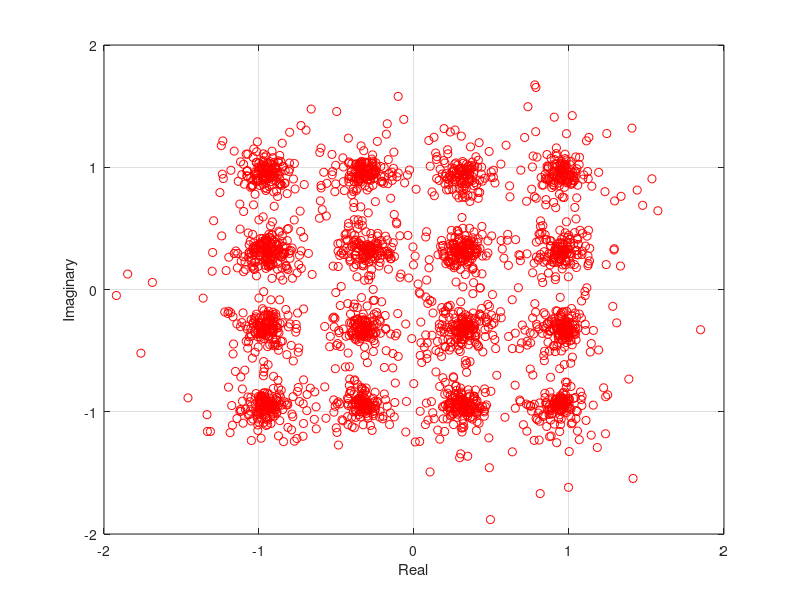

Source code (MATLAB):
clear variables;
clc;

%% Test Setting
SNR_dB =10;
SNR_linear = 10^(SNR_dB/10); %Signal Power
nSymbol = 10000; %비트 데이터 개수
M = 16; % QAM 종류


norm = true ; %정규화 여부
fading = true; % 페이딩 채널 여부 
Repeat_time = 1; % FEC를 위한 반복 횟수, FEC를 하지 않을 거면 1로 설정, 할 거면 다른 숫자 입력
method = 2;


%% Preparation(DATA)

bit_data = randi([0, 1], 1, nSymbol );
%bitstream = [0, 1, 0, 0, 1, 1, 1, 0]

%% FEC
FEC_bit_data = repmat(bit_data, 1, Repeat_time);
data = zeros(1, nSymbol/log2(M)*Repeat_time);

%% setData
if M==16
    for i = 1:nSymbol/log2(M)*Repeat_time
        four_bit = [FEC_bit_data(log2(M)*i-3) FEC_bit_data(log2(M)*i-2) FEC_bit_data(log2(M)*i-1) FEC_bit_data(log2(M)*i)];
        if four_bit == [0 0 0 0] % 0
            data(i) = 0;
        elseif four_bit == [0 0 0 1] % 1
            data(i) = 1;
        elseif four_bit == [0 0 1 1] % 2
            data(i) = 2;
        elseif four_bit == [0 0 1 0] % 3
            data(i) = 3;
        elseif four_bit == [0 1 1 0] % 4
            data(i) = 4;
        elseif four_bit == [0 1 1 1] % 5
            data(i) = 5;
        elseif four_bit == [0 1 0 1] % 6
            data(i) = 6;
        elseif four_bit == [0 1 0 0] % 7
            data(i) = 7;
        elseif four_bit == [1 1 0 0] % 8
            data(i) = 8;
        elseif four_bit == [1 1 0 1] % 9
            data(i) = 9;
        elseif four_bit == [1 1 1 1] % 10
            data(i) = 10;
        elseif four_bit == [1 1 1 0] % 11
            data(i) = 11;
        elseif four_bit == [1 0 1 0] % 12
            data(i) = 12;
        elseif four_bit == [1 0 1 1] % 13
            data(i) = 13;
        elseif four_bit == [1 0 0 1] % 14
            data(i) = 14;
        elseif four_bit == [1 0 0 0] % 15
            data(i) = 15;
        end
    end
end


%% Transmitter - Modulation (QAM)
modulated_symbol = zeros(1, length(data));

if M==16
    modulated_symbol(data == 0) = (-3-3j);
    modulated_symbol(data == 1) = (-3-1j);
    modulated_symbol(data == 2) = (-3+1j);
    modulated_symbol(data == 3) = (-3+3j);
    modulated_symbol(data == 4) = (-1+3j);
    modulated_symbol(data == 5) = (-1+1j);
    modulated_symbol(data == 6) = (-1-1j);
    modulated_symbol(data == 7) = (-1-3j);
    modulated_symbol(data == 8) = (+1-3j);
    modulated_symbol(data == 9) = (1-1j);
    modulated_symbol(data == 10) = (1+1j);
    modulated_symbol(data == 11) = (1+3j);
    modulated_symbol(data == 12) = (3+3j);
    modulated_symbol(data == 13) = (3+1j);
    modulated_symbol(data == 14) = (3-1j);
    modulated_symbol(data == 15) = (3-3j);

    if norm == true
        modulated_symbol = modulated_symbol/sqrt(10);
    end

else
end



%% plot modulated_symbol
figure(11);
plot(real(modulated_symbol), imag(modulated_symbol), "b*");
% xlim([-5, 5]); ylim([-5, 5]);
xlabel("Real");
ylabel("Imaginary");
grid on;



%% Transmission System
%r(n) = h(n) * y(n) + z(n)
transmit_power = SNR_linear; % 출력세기 (y(n))
transmission_symbol = sqrt(transmit_power)*modulated_symbol;
noise_power = 1/sqrt(10);
noise = (randn(1, nSymbol/log2(M)*Repeat_time) +1j*randn(1, nSymbol/log2(M)*Repeat_time) ) .* noise_power;

%fading = true 일 경우에는 fading channel 을 지나는 것이고, 
% fading = false 일 경우 AWGN 채널을 지나는 것으로 설정


if fading == true
    h = (randn(1, length(modulated_symbol)) + 1j * randn(1, length(modulated_symbol))); % 무선 채널의 개수(h(n))
    transmission_symbol = transmission_symbol.*h;
end

%% Equalizer
before_equlizer = transmission_symbol+noise;


if fading == true
    received_symbol = before_equlizer./h;
else
    received_symbol = before_equlizer;
end


figure(11);
hold on;
xlim([-2, 2]);
ylim([-2, 2]);
plot(real(received_symbol)/sqrt(10), imag(received_symbol)/sqrt(10), "ro");

%% method 1

recovered_data = zeros(1, nSymbol/log2(M)*Repeat_time);
if method == 1
    if M==16
        for i = 1:length(received_symbol)
            x = real(received_symbol(i))/sqrt(10);
            y = imag(received_symbol(i))/sqrt(10);
    
            if x <-2/sqrt(10) &&  x > -4/sqrt(10)
                if y>-4/sqrt(10) && y<-2/sqrt(10)
                    recovered_data(i) = 0;
                elseif y>-2/sqrt(10) && y<0
                    recovered_data(i) = 1;
                elseif y>0 && y<2/sqrt(10)
                    recovered_data(i) = 2;
                elseif y>2/sqrt(10) && y<4/sqrt(10)
                    recovered_data(i) = 3;
                end
            elseif x<0 && x >-2/sqrt(10)
                if y>-4/sqrt(10) && y<-2/sqrt(10)
                    recovered_data(i) = 7;
                elseif y>-2/sqrt(10) && y<0
                    recovered_data(i) = 6;
                elseif y>0 && y<2/sqrt(10)
                    recovered_data(i) = 5;
                elseif y>2/sqrt(10) && y<4/sqrt(10)
                    recovered_data(i) = 4;
                end
            elseif x>0 && x<2/sqrt(10)
                if y>-4/sqrt(10) && y<-2/sqrt(10)
                    recovered_data(i) = 8;
                elseif y>-2/sqrt(10) && y<0
                    recovered_data(i) = 9;
                elseif y>0 && y<2/sqrt(10)
                    recovered_data(i) = 10;
                elseif y>2/sqrt(10) && y<4/sqrt(10)
                    recovered_data(i) = 11;
                end
            elseif x>2/sqrt(10) &&  x<4/sqrt(10)
                if y>-4/sqrt(10) && y<-2/sqrt(10)
                    recovered_data(i) = 15;
                elseif y>-2/sqrt(10) && y<0
                    recovered_data(i) = 14;
                elseif y>0 && y<2/sqrt(10)
                    recovered_data(i) = 13;
                elseif y>2/sqrt(10) && y<4/sqrt(10)
                    recovered_data(i) = 12;
                end
            end
        end
    end

% method 2
elseif method ==2
    a = -3/sqrt(10);
    b = -1/sqrt(10);
    c = 1/sqrt(10);
    d = 3/sqrt(10);
    pos = [a+a*1j, a+b*1j, a+c*1j, a+d*1j, b+d*1j, b+c*1j, b+b*1j, b+a*1j, c+a*1j, c+b*1j, c+c*1j, c+d*1j, d+d*1j, d+c*1j, d+b*1j, d+a*1j];



    for i = 1:length(received_symbol)
        min_distance = 99999999;
        min_index = -1;
        tmp = received_symbol(i)./sqrt(10);
        for j = 1:length(pos)
%             x = real(pos(j));
%             y = imag(pos(j));
%             w = real(tmp);
%             z = imag(tmp);
%             distance = sqrt((x-w)^2 + (y-z)^2);
              distance = abs(pos(j) - tmp);

            if distance < min_distance
                min_distance = distance;
                min_index = j;
            end

        end

        recovered_data(i) = min_index-1;
    end




end





%% set Bit Data
 recovered_bit_data = zeros(1, nSymbol*Repeat_time);
if M==16
    for i = 1:length(recovered_data)
        data_value = recovered_data(i);
        % recovered_data(i) 값에 따라서 recovered_bit_data 배열에 적절한 값 할당
        switch data_value
            case 0
                recovered_bit_data(4*i - 3) = 0;
                recovered_bit_data(4*i - 2) = 0;
                recovered_bit_data(4*i - 1) = 0;
                recovered_bit_data(4*i) = 0;
            case 1
                recovered_bit_data(4*i - 3) = 0;
                recovered_bit_data(4*i - 2) = 0;
                recovered_bit_data(4*i - 1) = 0;
                recovered_bit_data(4*i) = 1;
            case 2
                recovered_bit_data(4*i - 3) = 0;
                recovered_bit_data(4*i - 2) = 0;
                recovered_bit_data(4*i - 1) = 1;
                recovered_bit_data(4*i) = 1;
            case 3
                recovered_bit_data(4*i - 3) = 0;
                recovered_bit_data(4*i - 2) = 0;
                recovered_bit_data(4*i - 1) = 1;
                recovered_bit_data(4*i) = 0;
            case 4
                recovered_bit_data(4*i - 3) = 0;
                recovered_bit_data(4*i - 2) = 1;
                recovered_bit_data(4*i - 1) = 1;
                recovered_bit_data(4*i) = 0;
            case 5
                recovered_bit_data(4*i - 3) = 0;
                recovered_bit_data(4*i - 2) = 1;
                recovered_bit_data(4*i - 1) = 1;
                recovered_bit_data(4*i) = 1;
            case 6
                recovered_bit_data(4*i - 3) = 0;
                recovered_bit_data(4*i - 2) = 1;
                recovered_bit_data(4*i - 1) = 0;
                recovered_bit_data(4*i) = 1;

            case 7
                recovered_bit_data(4*i - 3) = 0;
                recovered_bit_data(4*i - 2) = 1;
                recovered_bit_data(4*i - 1) = 0;
                recovered_bit_data(4*i) = 0;
            case 8
                recovered_bit_data(4*i - 3) = 1;
                recovered_bit_data(4*i - 2) = 1;
                recovered_bit_data(4*i - 1) = 0;
                recovered_bit_data(4*i) = 0;
            case 9
                recovered_bit_data(4*i - 3) = 1;
                recovered_bit_data(4*i - 2) = 1;
                recovered_bit_data(4*i - 1) = 0;
                recovered_bit_data(4*i) = 1;
            case 10
                recovered_bit_data(4*i - 3) = 1;
                recovered_bit_data(4*i - 2) = 1;
                recovered_bit_data(4*i - 1) = 1;
                recovered_bit_data(4*i) = 1;
            case 11
                recovered_bit_data(4*i - 3) = 1;
                recovered_bit_data(4*i - 2) = 1;
                recovered_bit_data(4*i - 1) = 1;
                recovered_bit_data(4*i) = 0;
            case 12
                recovered_bit_data(4*i - 3) = 1;
                recovered_bit_data(4*i - 2) = 0;
                recovered_bit_data(4*i - 1) = 1;
                recovered_bit_data(4*i) = 0;
            case 13
                recovered_bit_data(4*i - 3) = 1;
                recovered_bit_data(4*i - 2) = 0;
                recovered_bit_data(4*i - 1) = 1;
                recovered_bit_data(4*i) = 1;
            case 14
                recovered_bit_data(4*i - 3) = 1;
                recovered_bit_data(4*i - 2) = 0;
                recovered_bit_data(4*i - 1) = 0;
                recovered_bit_data(4*i) = 1;
            case 15
                recovered_bit_data(4*i - 3) = 1;
                recovered_bit_data(4*i - 2) = 0;
                recovered_bit_data(4*i - 1) = 0;
                recovered_bit_data(4*i) = 0;

            otherwise
                error('Unexpected data value.');
        end
    end
end

%% FEC
FEC_check = zeros(1, nSymbol);
for i = 1:nSymbol
    s = 0;
    for j  = 1:Repeat_time
        s = s + recovered_bit_data(nSymbol*(j-1)+i);    
    end
    FEC_check(i) = round((s/Repeat_time));
end
    

